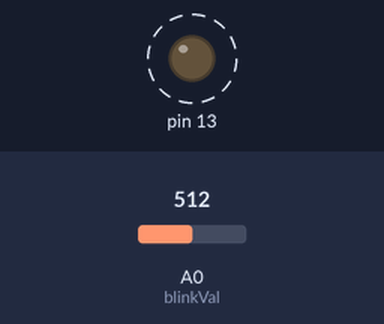
Simulated run of this sketch. Board: Arduino Uno, built with avr-gcc and run on an emulated ATmega328P. On the bench: output pins drawn as LEDs (lit = HIGH). Dashed ring = blinking. The inputs (shaded band) are chosen by the test bench; at power-on: A0 (blinkVal) = 512.

Above: at 1.8 s.
1.9 s: A0 (blinkVal) set to 0
At 3.1 s:
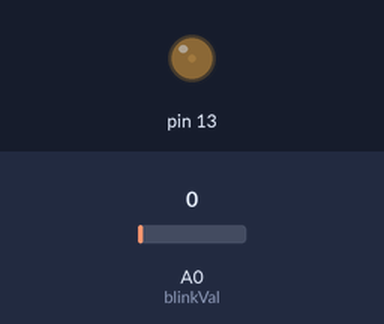
3.6 s: A0 (blinkVal) set to 122
At 3.9 s:
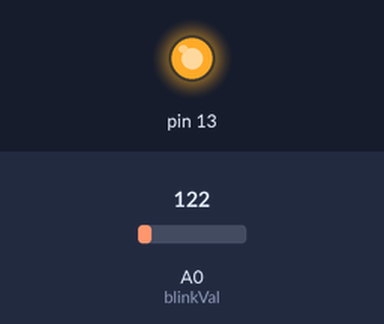
Timing chart, 0 to 13.1 s (numbered marks = the images above; inputs shaded):
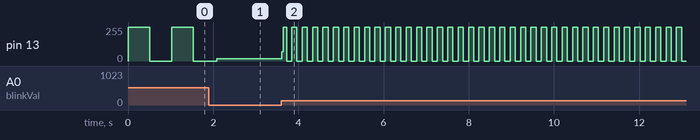

Measured:
- after the input at 3.6 s, pin 13: 16/255 → 68/255 at once, then moves between 0/255 and 255/255, repeating every 0.24 s
- by itself, pin 13: alternates 255/255 for 0.51 s and 0/255 for 0.51 s

The sketch:

strobelightthing.ino
```cpp
int blinkSpeed = 0;
int blinkVal = A0;


void setup() {
  // put your setup code here, to run once:
  pinMode(13, OUTPUT);

}

void loop() {
  // put your main code here, to run repeatedly:
  blinkSpeed = analogRead(blinkVal);
  digitalWrite(13, HIGH);
  delay(blinkSpeed);
  digitalWrite(13,LOW);
  delay(blinkSpeed);
}
```
